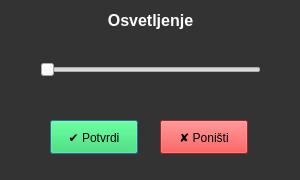
<?xml version="1.0" encoding="UTF-8"?>
<ui version="4.0">
 <class>brightnessDialog</class>
 <widget class="QDialog" name="brightnessDialog">
  <property name="geometry">
   <rect>
    <x>0</x>
    <y>0</y>
    <width>300</width>
    <height>180</height>
   </rect>
  </property>
  <property name="windowTitle">
   <string>Dialog</string>
  </property>
  <property name="styleSheet">
   <string notr="true">QDialog{
	background-color: #333333;
	color: white;
}</string>
  </property>
  <widget class="QLabel" name="label">
   <property name="geometry">
    <rect>
     <x>0</x>
     <y>0</y>
     <width>301</width>
     <height>41</height>
    </rect>
   </property>
   <property name="font">
    <font>
     <pointsize>12</pointsize>
     <weight>75</weight>
     <bold>true</bold>
    </font>
   </property>
   <property name="autoFillBackground">
    <bool>false</bool>
   </property>
   <property name="styleSheet">
    <string notr="true">QLabel{
	color: white;
}</string>
   </property>
   <property name="text">
    <string>Osvetljenje</string>
   </property>
   <property name="textFormat">
    <enum>Qt::PlainText</enum>
   </property>
   <property name="alignment">
    <set>Qt::AlignCenter</set>
   </property>
  </widget>
  <widget class="QSlider" name="horizontalSlider">
   <property name="geometry">
    <rect>
     <x>40</x>
     <y>60</y>
     <width>221</width>
     <height>20</height>
    </rect>
   </property>
   <property name="styleSheet">
    <string notr="true">QSlider{
	Color: #00909e;
}</string>
   </property>
   <property name="orientation">
    <enum>Qt::Horizontal</enum>
   </property>
  </widget>
  <widget class="QPushButton" name="potvrdi">
   <property name="geometry">
    <rect>
     <x>50</x>
     <y>120</y>
     <width>88</width>
     <height>34</height>
    </rect>
   </property>
   <property name="styleSheet">
    <string notr="true">QPushButton{
	Background-color: #21de57;
}</string>
   </property>
   <property name="text">
    <string>✔ Potvrdi</string>
   </property>
  </widget>
  <widget class="QPushButton" name="ponisti">
   <property name="geometry">
    <rect>
     <x>160</x>
     <y>120</y>
     <width>88</width>
     <height>34</height>
    </rect>
   </property>
   <property name="styleSheet">
    <string notr="true">QPushButton{
	Background-color: #e83131;
}</string>
   </property>
   <property name="text">
    <string>✘ Poništi</string>
   </property>
  </widget>
 </widget>
 <resources/>
 <connections>
  <connection>
   <sender>potvrdi</sender>
   <signal>clicked()</signal>
   <receiver>brightnessDialog</receiver>
   <slot>accept()</slot>
   <hints>
    <hint type="sourcelabel">
     <x>93</x>
     <y>136</y>
    </hint>
    <hint type="destinationlabel">
     <x>149</x>
     <y>89</y>
    </hint>
   </hints>
  </connection>
  <connection>
   <sender>ponisti</sender>
   <signal>clicked()</signal>
   <receiver>brightnessDialog</receiver>
   <slot>reject()</slot>
   <hints>
    <hint type="sourcelabel">
     <x>203</x>
     <y>136</y>
    </hint>
    <hint type="destinationlabel">
     <x>149</x>
     <y>89</y>
    </hint>
   </hints>
  </connection>
 </connections>
</ui>
